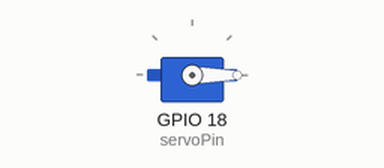
Recording of a sketch running on a simulated ESP32. Shown: servo.

Above: at 0.05 s.
At 0.75 s:
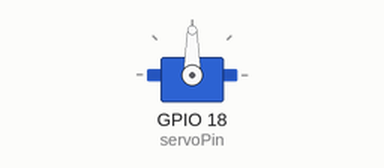
At 1.5 s:
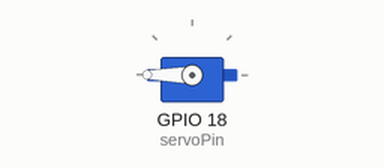
Timing chart, 0 to 3.5 s (numbered marks = the images above):
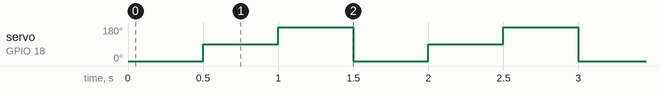

The sketch:

ExperimentFour.ino
```cpp
#include <ESP32Servo.h>

const int servoPin = 18;
const int time_for_delay = 500;

Servo myServo;

void setup() {
  myServo.attach(servoPin);
}
void loop() {
  myServo.write(0);  // Rotate the servo to 0 degrees
  delay(time_for_delay);  // Wait for 2 seconds

  myServo.write(90);  // Rotate the servo to 90 degrees
  delay(time_for_delay);  // Wait for 2 seconds

  myServo.write(180);  // Rotate the servo to 180 degrees
  delay(time_for_delay);  // Wait for 2 seconds
}
```

Measured:
- by itself, servo on GPIO 18 (servoPin): repeats every 1.5 s: 180° 0.50 s, 0° 0.50 s, 90° 0.50 s
